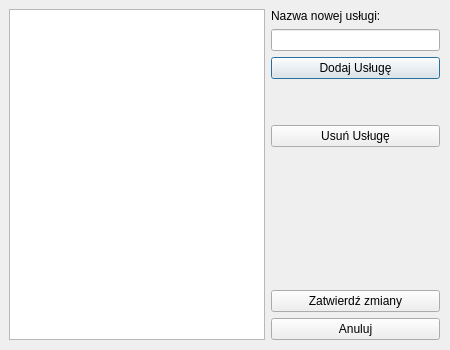
<?xml version="1.0" encoding="UTF-8"?>
<ui version="4.0">
 <class>manageServicesDialog</class>
 <widget class="QDialog" name="manageServicesDialog">
  <property name="geometry">
   <rect>
    <x>0</x>
    <y>0</y>
    <width>450</width>
    <height>350</height>
   </rect>
  </property>
  <property name="minimumSize">
   <size>
    <width>450</width>
    <height>350</height>
   </size>
  </property>
  <property name="maximumSize">
   <size>
    <width>450</width>
    <height>350</height>
   </size>
  </property>
  <property name="windowTitle">
   <string>Dialog</string>
  </property>
  <widget class="QWidget" name="horizontalLayoutWidget">
   <property name="geometry">
    <rect>
     <x>9</x>
     <y>9</y>
     <width>431</width>
     <height>331</height>
    </rect>
   </property>
   <layout class="QHBoxLayout" name="horizontalLayout">
    <property name="sizeConstraint">
     <enum>QLayout::SetMaximumSize</enum>
    </property>
    <item>
     <widget class="QListWidget" name="servicesList"/>
    </item>
    <item>
     <layout class="QVBoxLayout" name="verticalLayout">
      <item>
       <widget class="QLabel" name="label">
        <property name="text">
         <string>Nazwa nowej usługi:</string>
        </property>
       </widget>
      </item>
      <item>
       <widget class="QLineEdit" name="newServiceName"/>
      </item>
      <item>
       <widget class="QPushButton" name="addService">
        <property name="text">
         <string>Dodaj Usługę</string>
        </property>
       </widget>
      </item>
      <item>
       <spacer name="verticalSpacer">
        <property name="orientation">
         <enum>Qt::Vertical</enum>
        </property>
        <property name="sizeType">
         <enum>QSizePolicy::Fixed</enum>
        </property>
        <property name="sizeHint" stdset="0">
         <size>
          <width>20</width>
          <height>40</height>
         </size>
        </property>
       </spacer>
      </item>
      <item>
       <widget class="QPushButton" name="deleteService">
        <property name="text">
         <string>Usuń Usługę</string>
        </property>
       </widget>
      </item>
      <item>
       <spacer name="verticalSpacer_2">
        <property name="orientation">
         <enum>Qt::Vertical</enum>
        </property>
        <property name="sizeHint" stdset="0">
         <size>
          <width>20</width>
          <height>40</height>
         </size>
        </property>
       </spacer>
      </item>
      <item>
       <widget class="QPushButton" name="AcceptChanges">
        <property name="text">
         <string>Zatwierdź zmiany</string>
        </property>
       </widget>
      </item>
      <item>
       <widget class="QPushButton" name="cancelButton">
        <property name="text">
         <string>Anuluj</string>
        </property>
       </widget>
      </item>
     </layout>
    </item>
   </layout>
  </widget>
 </widget>
 <resources/>
 <connections/>
</ui>
